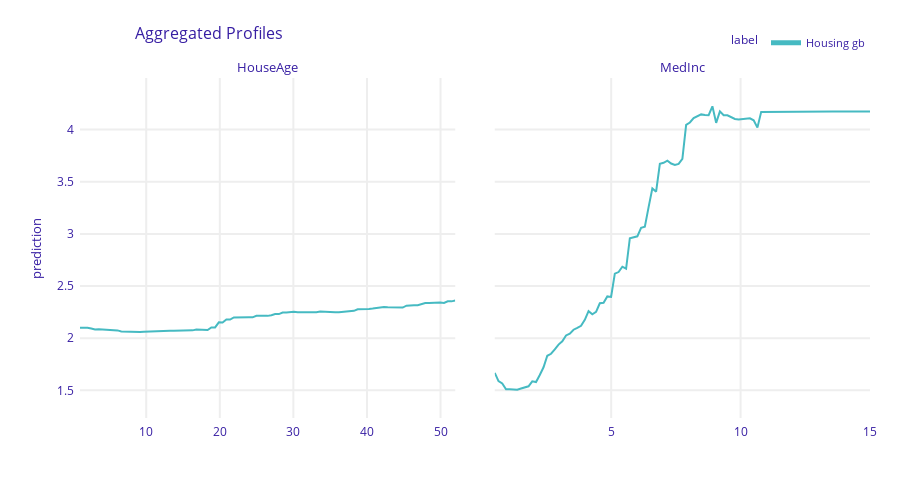

The code cell stored with this chart in its notebook:
### Markdown cell above
## Partial Dependence Plot (PDP)

> The partial dependence plot is a global method: The method considers all instances and gives a statement about the global relationship of a feature with the predicted outcome.
>
> The partial function $\hat{f}_{s}$ is estimated by calculating averages in the training data, also known as Monte Carlo method:
> <center> $\hat{f}_{s}(x_s)=\frac{1}{n}\sum_{i=1}^{n}\hat{f}(x_s, x_c^{(i)})$ </center>
>
> The partial function tells us for given value(s) of features S what the average marginal effect on the prediction is. In this formula, $x_c^{(i)}$ are actual feature values from the dataset for the features in which we are not interested, and n is the number of instances in the dataset. An assumption of the PDP is that the features in C are not correlated with the features in S. If this assumption is violated, the averages calculated for the partial dependence plot will include data points that are very unlikely or even impossible.

### Code cell
housing_gb_exp = dx.Explainer(clf_gb, X_train, y_train, label = "Housing gb")

pdp_gb = housing_gb_exp.model_profile(variables = ["HouseAge", 'MedInc'])
pdp_gb.plot()

### Figure 1 — Plotly figure (JSON) as saved in the notebook; plotly's stock layout.template omitted (floating-point values rounded to 4 significant figures; data arrays with more than 128 entries replaced by an {"elided": "..."} marker saying what was removed)
{"data": [{"customdata": {"elided": "101x3 mixed values"}, "hovertemplate": "<b>%{hovertext}</b><br><br>prediction=%{y:.3f}<br>mean_prediction=%{customdata[0]:.3f}<extra></extra>", "hovertext": ["Housing gb", "Housing gb", "Housing gb", "Housing gb", "Housing gb", "Housing gb", "Housing gb", "Housing gb", "Housing gb", "Housing gb", "Housing gb", "Housing gb", "Housing gb", "Housing gb", "Housing gb", "Housing gb", "Housing gb", "Housing gb", "Housing gb", "Housing gb", "Housing gb", "Housing gb", "Housing gb", "Housing gb", "Housing gb", "Housing gb", "Housing gb", "Housing gb", "Housing gb", "Housing gb", "Housing gb", "Housing gb", "Housing gb", "Housing gb", "Housing gb", "Housing gb", "Housing gb", "Housing gb", "Housing gb", "Housing gb", "Housing gb", "Housing gb", "Housing gb", "Housing gb", "Housing gb", "Housing gb", "Housing gb", "Housing gb", "Housing gb", "Housing gb", "Housing gb", "Housing gb", "Housing gb", "Housing gb", "Housing gb", "Housing gb", "Housing gb", "Housing gb", "Housing gb", "Housing gb", "Housing gb", "Housing gb", "Housing gb", "Housing gb", "Housing gb", "Housing gb", "Housing gb", "Housing gb", "Housing gb", "Housing gb", "Housing gb", "Housing gb", "Housing gb", "Housing gb", "Housing gb", "Housing gb", "Housing gb", "Housing gb", "Housing gb", "Housing gb", "Housing gb", "Housing gb", "Housing gb", "Housing gb", "Housing gb", "Housing gb", "Housing gb", "Housing gb", "Housing gb", "Housing gb", "Housing gb", "Housing gb", "Housing gb", "Housing gb", "Housing gb", "Housing gb", "Housing gb", "Housing gb", "Housing gb", "Housing gb", "Housing gb"], "legendgroup": "Housing gb", "line": {"color": "#46bac2", "dash": "solid", "width": 2}, "marker": {"symbol": "circle"}, "mode": "lines", "name": "Housing gb", "opacity": 1, "orientation": "v", "showlegend": true, "type": "scatter", "x": [1, 1.51, 2.02, 2.53, 3.04, 3.55, 4.06, 4.57, 5.08, 5.59, 6.1, 6.61, 7.12, 7.63, 8.14, 8.65, 9.16, 9.67, 10.18, 10.69, 11.2, 11.71, 12.22, 12.73, 13.24, 13.75, 14.26, 14.77, 15.28, 15.79, 16.3, 16.81, 17.32, 17.83, 18.34, 18.85, 19.36, 19.87, 20.38, 20.89, 21.4, 21.91, 22.42, 22.93, 23.44, 23.95, 24.46, 24.97, 25.48, 25.99, 26.5, 27.01, 27.52, 28.03, 28.54, 29.05, 29.56, 30.07, 30.58, 31.09, 31.6, 32.11, 32.62, 33.13, 33.64, 34.15, 34.66, 35.17, 35.68, 36.19, 36.7, 37.21, 37.72, 38.23, 38.74, 39.25, 39.76, 40.27, 40.78, 41.29, 41.8, 42.31, 42.82, 43.33, 43.84, 44.35, 44.86, 45.37, 45.88, 46.39, 46.9, 47.41, 47.92, 48.43, 48.94, 49.45, 49.96, 50.47, 50.98, 51.49, 52], "xaxis": "x", "y": [2.1, 2.1, 2.1, 2.093, 2.083, 2.085, 2.084, 2.08, 2.081, 2.077, 2.075, 2.065, 2.064, 2.061, 2.058, 2.054, 2.059, 2.062, 2.063, 2.062, 2.064, 2.068, 2.069, 2.071, 2.071, 2.072, 2.072, 2.071, 2.07, 2.076, 2.075, 2.082, 2.082, 2.078, 2.079, 2.104, 2.104, 2.152, 2.151, 2.18, 2.179, 2.2, 2.199, 2.195, 2.196, 2.201, 2.2, 2.215, 2.214, 2.213, 2.214, 2.221, 2.231, 2.231, 2.246, 2.247, 2.254, 2.254, 2.25, 2.25, 2.246, 2.246, 2.249, 2.248, 2.255, 2.255, 2.25, 2.25, 2.249, 2.248, 2.251, 2.251, 2.258, 2.263, 2.278, 2.277, 2.274, 2.28, 2.284, 2.289, 2.3, 2.3, 2.297, 2.297, 2.297, 2.298, 2.294, 2.312, 2.316, 2.315, 2.316, 2.327, 2.338, 2.338, 2.341, 2.338, 2.341, 2.338, 2.354, 2.353, 2.361], "yaxis": "y"}, {"customdata": {"elided": "101x3 mixed values"}, "hovertemplate": "<b>%{hovertext}</b><br><br>prediction=%{y:.3f}<br>mean_prediction=%{customdata[0]:.3f}<extra></extra>", "hovertext": ["Housing gb", "Housing gb", "Housing gb", "Housing gb", "Housing gb", "Housing gb", "Housing gb", "Housing gb", "Housing gb", "Housing gb", "Housing gb", "Housing gb", "Housing gb", "Housing gb", "Housing gb", "Housing gb", "Housing gb", "Housing gb", "Housing gb", "Housing gb", "Housing gb", "Housing gb", "Housing gb", "Housing gb", "Housing gb", "Housing gb", "Housing gb", "Housing gb", "Housing gb", "Housing gb", "Housing gb", "Housing gb", "Housing gb", "Housing gb", "Housing gb", "Housing gb", "Housing gb", "Housing gb", "Housing gb", "Housing gb", "Housing gb", "Housing gb", "Housing gb", "Housing gb", "Housing gb", "Housing gb", "Housing gb", "Housing gb", "Housing gb", "Housing gb", "Housing gb", "Housing gb", "Housing gb", "Housing gb", "Housing gb", "Housing gb", "Housing gb", "Housing gb", "Housing gb", "Housing gb", "Housing gb", "Housing gb", "Housing gb", "Housing gb", "Housing gb", "Housing gb", "Housing gb", "Housing gb", "Housing gb", "Housing gb", "Housing gb", "Housing gb", "Housing gb", "Housing gb", "Housing gb", "Housing gb", "Housing gb", "Housing gb", "Housing gb", "Housing gb", "Housing gb", "Housing gb", "Housing gb", "Housing gb", "Housing gb", "Housing gb", "Housing gb", "Housing gb", "Housing gb", "Housing gb", "Housing gb", "Housing gb", "Housing gb", "Housing gb", "Housing gb", "Housing gb", "Housing gb", "Housing gb", "Housing gb", "Housing gb", "Housing gb"], "legendgroup": "Housing gb", "line": {"color": "#46bac2", "dash": "solid", "width": 2}, "marker": {"symbol": "circle"}, "mode": "lines", "name": "Housing gb", "opacity": 1, "orientation": "v", "showlegend": false, "type": "scatter", "x": [0.4999, 0.6449, 0.7899, 0.9349, 1.08, 1.225, 1.37, 1.515, 1.66, 1.805, 1.95, 2.095, 2.24, 2.385, 2.53, 2.675, 2.82, 2.965, 3.11, 3.255, 3.4, 3.545, 3.69, 3.835, 3.98, 4.125, 4.27, 4.415, 4.56, 4.705, 4.85, 4.995, 5.14, 5.285, 5.43, 5.575, 5.72, 5.865, 6.01, 6.155, 6.3, 6.445, 6.59, 6.735, 6.88, 7.025, 7.17, 7.315, 7.46, 7.605, 7.75, 7.895, 8.04, 8.185, 8.33, 8.475, 8.62, 8.765, 8.91, 9.055, 9.2, 9.345, 9.49, 9.635, 9.78, 9.925, 10.07, 10.22, 10.36, 10.51, 10.65, 10.8, 10.94, 11.09, 11.23, 11.38, 11.52, 11.67, 11.81, 11.96, 12.1, 12.25, 12.39, 12.54, 12.68, 12.83, 12.97, 13.12, 13.26, 13.41, 13.55, 13.7, 13.84, 13.99, 14.13, 14.28, 14.42, 14.57, 14.71, 14.86, 15.0], "xaxis": "x2", "y": [1.668, 1.589, 1.566, 1.511, 1.512, 1.512, 1.507, 1.518, 1.526, 1.539, 1.587, 1.58, 1.648, 1.721, 1.831, 1.851, 1.893, 1.939, 1.97, 2.027, 2.044, 2.082, 2.1, 2.119, 2.176, 2.259, 2.23, 2.252, 2.335, 2.34, 2.401, 2.396, 2.619, 2.634, 2.686, 2.666, 2.959, 2.97, 2.977, 3.059, 3.068, 3.257, 3.436, 3.405, 3.672, 3.682, 3.701, 3.675, 3.661, 3.671, 3.718, 4.046, 4.068, 4.11, 4.127, 4.146, 4.139, 4.137, 4.223, 4.065, 4.175, 4.137, 4.137, 4.117, 4.102, 4.098, 4.103, 4.108, 4.108, 4.089, 4.019, 4.17, 4.17, 4.168, 4.173, 4.173, 4.173, 4.173, 4.173, 4.173, 4.173, 4.173, 4.173, 4.173, 4.173, 4.173, 4.173, 4.173, 4.173, 4.173, 4.173, 4.174, 4.174, 4.174, 4.174, 4.174, 4.174, 4.174, 4.174, 4.174, 4.174], "yaxis": "y2"}], "layout": {"annotations": [{"font": {"size": 13}, "showarrow": false, "text": "HouseAge", "x": 0.2375, "xanchor": "center", "xref": "paper", "y": 1, "yanchor": "bottom", "yref": "paper"}, {"font": {"size": 13}, "showarrow": false, "text": "MedInc", "x": 0.7625, "xanchor": "center", "xref": "paper", "y": 1, "yanchor": "bottom", "yref": "paper"}, {"font": {"size": 13}, "showarrow": false, "text": "prediction", "textangle": -90, "x": -0.07, "xref": "paper", "y": 0.5, "yref": "paper"}], "font": {"color": "#371ea3"}, "height": 489, "hovermode": "x unified", "legend": {"font": {"size": 11}, "itemsizing": "constant", "orientation": "h", "title": {"font": {"size": 12}, "text": "label"}, "tracegroupgap": 0, "x": 1, "xanchor": "right", "y": 1.061, "yanchor": "bottom"}, "margin": {"b": 71, "r": 30, "t": 78}, "title": {"font": {"size": 16}, "text": "Aggregated Profiles", "x": 0.15}, "xaxis": {"anchor": "y", "automargin": true, "domain": [0, 0.475], "fixedrange": true, "gridwidth": 2, "showticklabels": true, "tickcolor": "white", "ticklen": 3, "ticks": "outside", "title": {"text": ""}, "type": "linear", "zeroline": false}, "xaxis2": {"anchor": "y2", "automargin": true, "domain": [0.525, 1], "fixedrange": true, "gridwidth": 2, "showticklabels": true, "tickcolor": "white", "ticklen": 3, "ticks": "outside", "title": {"text": ""}, "type": "linear", "zeroline": false}, "yaxis": {"anchor": "x", "automargin": true, "domain": [0, 1], "fixedrange": true, "gridwidth": 2, "range": [1.235, 4.495], "tickcolor": "white", "ticklen": 3, "ticks": "outside", "title": {"text": ""}, "type": "linear", "zeroline": false}, "yaxis2": {"anchor": "x2", "automargin": true, "domain": [0, 1], "fixedrange": true, "gridwidth": 2, "matches": "y", "showticklabels": false, "tickcolor": "white", "ticklen": 3, "ticks": "outside", "title": {"text": ""}, "type": "linear", "zeroline": false}}}
